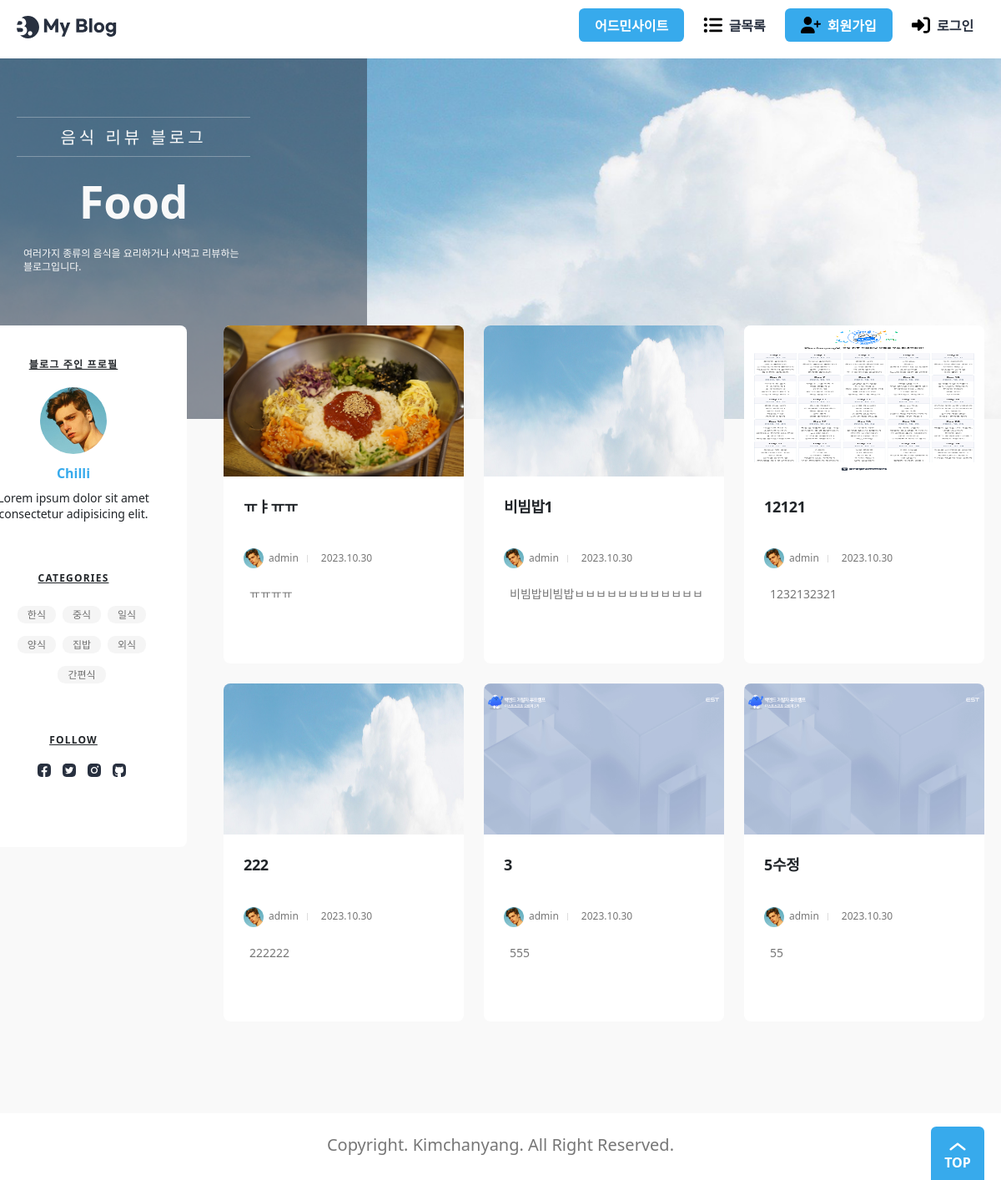
The page / on the database its author committed.
### blog/models.py (models this page shows, shortened)
class Post(models.Model):
    title = models.CharField(_("제목"), max_length=50)
    content = models.TextField(_("내용"))
    head_image = models.ImageField(
        _("메인 이미지"), upload_to="blog/images/%Y/%m/%d/", blank=True
    )
    file_upload = models.FileField(
        _("파일"), upload_to="blog/files/%Y/%m/%d/", blank=True
    )
    created_at = models.DateTimeField(_("작성일자"), auto_now_add=True)
    updated_at = models.DateTimeField(_("수정일자"), auto_now=True)
    author = models.ForeignKey(User, on_delete=models.CASCADE, verbose_name="작성자")
    tags = models.ManyToManyField("Tag", blank=True, verbose_name="태그")
    view_count = models.PositiveIntegerField(verbose_name="조회수", default=0)
    likes_count = models.PositiveIntegerField(verbose_name="좋아요", default=0)

### accounts/models.py (models this page shows)
class User(AbstractUser):
    nickname = models.CharField(_("닉네임"), max_length=50)
    profile_img = models.ImageField(
        _("프로필 사진"), upload_to=user_directory_path, blank=True
    )
    class Meta:
        db_table = "User"

### main/views.py (the view)
class PostPick6(ListView):
    model = Post
    ordering = "-pk"
    template_name = "main/index.html"
    def get_queryset(self):
        return Post.objects.all()[:6]

### templates/main/index.html (shortened to what this page needs)
{% extends "base.html" %}
{% block main %}
{% load static %}
<div class="banner">
    <div class="max-width">
        <div class="banner-contents">
            <p class="sub-text">음식 리뷰 블로그</p>
            <p class="main-text">Food</p>
            <p class="description">
                여러가지 종류의 음식을 요리하거나 사먹고 리뷰하는 블로그입니다.
            </p>
        </div>
    </div>
</div>
<main>
    <div class="max-width">
        <ul class="posts">
            {% for post in object_list %}
            <li>
                <a href="{% url 'post_detail' post.id %}" class="post">
                    <article>
                        {% if post.head_image %}
                        <img src="{{ post.head_image.url }}" alt="" style="width: 288px;height: 181px;">
                        {% else %}
                        <img src="{% static 'images/background.jpg' %}" alt="" style="width: 288px;height: 181px;">
                        {% endif %}
                        <div class="contents-wrap">
                            <h3>{{post.title}}</h3>
                            <dl class="author-wrap">
                                <dd class="author"><img src="{% static './images/profile.jpg' %}" alt="">{{post.author}}
                                </dd>
                                <dd class="created">{{post.created_at|date:'Y.m.d'}}</dd>
                            </dl>
                            <p class="post-description">
                                {{post.content}}
                            </p>
                        </div>
                    </article>
                </a>
            </li>
            {% endfor %}
        </ul>
        <aside class="about">
            <h2>블로그 주인 프로필</h2>
            <img src="{% static './assets/profile.jpg' %}" alt="" class="user-profile">
            <p class="user-name">Chilli</p>
            <p class="user-description">Lorem ipsum dolor sit amet consectetur adipisicing elit.</p>
            <h3>Categories</h3>
            <ul class="categories">
                <li><a href="#">한식</a></li>
                <li><a href="#">중식</a></li>
                <li><a href="#">일식</a></li>
                <li><a href="#">양식</a></li>
                <li><a href="#">집밥</a></li>
                <li><a href="#">외식</a></li>
                <li><a href="#">간편식</a></li>
            </ul>
            <h3>Follow</h3>
            <ul class="sns">
                <li>
                    <a href="#">
                        <img src="{% static './assets/Facebook.svg' %}" alt="Facebook">
                    </a>
                </li>
                <li>
                    <a href="#">
                        <img src="{% static './assets/Twitter.svg' %}" alt="Twitter">
                    </a>
                </li>
                <li>
                    <a href="#">
                        <img src="{% static './assets/Instagram.svg' %}" alt="Instagram">
                    </a>
                </li>
                <li>
                    <a href="#">
                        <img src="{% static './assets/GitHub.svg' %}" alt="GitHub">
                    </a>
                </li>
            </ul>
        </aside>
    </div>
</main>
{% endblock main %}

### static/css/global.css (style rules this page uses)
:root { --main-color: rgb(55, 170, 236); --main-rgb: 55, 171, 236; --outline-border: rgb(55, 160, 236); --red-color: rgb(243, 124, 75); --red-rgb: 243, 124, 75; --black-color: #28303f; --white-color: #fff; --gray-color: #767676; --border-color: #ddd; --gray-background-light: #f9f9f9; --gray-background: #f5f5f5; --gray-text: #6f6f6f; --border-radius: 0.4em; }
h1, a, div, p, section, article, input, textarea { box-sizing: border-box; }
a { text-decoration: none; color: inherit; }
html { font-size: 10px; }
body { font-size: 1.6rem; line-height: 1.4; }
a { border-radius: 0.8rem; overflow: hidden; }
img { vertical-align: bottom; }
body { background: var(--gray-background-light); }
.max-width { width: 1224px; max-width: calc(100% - 4rem); margin: 0 auto; }

### static/css/about.css (style rules this page uses)
.about { flex-basis: calc((100% - 2.4rem * 3) / 4); flex-shrink: 0; align-self: flex-start; padding: 4rem 2.4rem 7rem; box-sizing: border-box; border-radius: var(--border-radius); background: var(--white-color); text-align: center; font-size: 2rem; }
.about h2, .about h3 { margin-bottom: 2rem; font-size: 1.2rem; font-weight: bold; text-transform: uppercase; text-decoration: underline; letter-spacing: 0.1em; }
.about h3 { margin-top: 6rem; }
.about .user-profile { width: 8rem; height: 8rem; object-fit: cover; border-radius: 50%; }
.about .user-name { color: var(--main-color); font-weight: bold; font-size: 1.6rem; margin: 1.2rem 0 0.8rem; }
.about .user-description { font-size: 1.4rem; padding: 0 0.4rem; }
.categories { display: flex; flex-wrap: wrap; align-items: center; justify-content: center; gap: 0.8rem; }
.categories li a { background: var(--gray-background); color: var(--gray-text); font-size: 1.2rem; border-radius: calc(var(--border-radius) * 2); padding: 0.2rem 1.2rem; }
.sns { display: flex; gap: 0.6rem; justify-content: center; margin-top: -0.4rem; }
.sns a { display: block; padding: 0.4rem; line-height: 1; }
.sns img { width: 1.6rem; display: block; }

### static/css/banner.css (style rules this page uses)
.banner { position: relative; background: url(../assets/background.jpg) no-repeat 50% 50% / cover; height: 27em; margin-bottom: -7em; }
.banner-contents { width: 28rem; padding: 7rem 0 14.5rem; text-align: center; color: var(--gray-background-light); }
.banner-contents::before { content: ""; display: block; position: absolute; top: 0; left: 0; width: calc((100% - 1224px) / 2 + 44rem); height: 100%; background: rgba(40, 48, 63, 0.5); }
.banner-contents > * { position: relative; }
.banner-contents .sub-text { border: 1px solid rgba(249, 249, 249, 0.3); border-width: 1px 0; padding: 1rem 0 0.8rem; font-size: 2rem; letter-spacing: 0.2em; }
.banner .main-text { font-weight: bold; font-size: 5.4rem; margin: 1.6rem 0; }
.description { font-size: 1.2rem; text-align: left; word-break: break-all; padding: 0 0.8rem; }
@media (max-width: 1280px) { .banner-contents::before { width: 44rem; } }

### static/css/author.css (style rules this page uses)
.author-wrap { display: flex; gap: 1rem; color: #767676; font-size: 1.2rem; }
.author-wrap dd { display: flex; align-items: center; gap: 0.6rem; }
.author img { width: 2em; height: 2em; border-radius: 50%; }
.created::before { content: ""; display: block; width: 1px; height: 0.8em; margin-right: 1rem; background: var(--border-color); }

### static/css/post.css (style rules this page uses)
.post { display: block; overflow: hidden; border-radius: var(--border-radius); background: var(--white-color); font-size: 2rem; }
.post article > img { width: 100%; }
.contents-wrap { padding: 1.6rem 2.4rem 2.4rem; }
.contents-wrap h3, .contents-wrap .post-description { display: -webkit-box; -webkit-box-orient: vertical; overflow: hidden; text-overflow: ellipsis; word-break: break-all; }
.contents-wrap h3 { height: calc(1.8rem * 1.4 * 2); margin: 1rem 0; font-size: 1.8rem; font-weight: bold; -webkit-line-clamp: 2; letter-spacing: -0.02em; }
.contents-wrap .post-description { height: calc(1.4rem * 1.4 * 3); margin-top: 1.6rem; color: var(--gray-color); font-size: 1.4rem; -webkit-line-clamp: 3; text-indent: 0.5em; }

### static/css/posts.css (style rules this page uses)
.posts { display: grid; grid-template-columns: repeat(3, 1fr); gap: 2.4rem; }

### static/css/main.css (style rules this page uses)
main > .max-width { display: flex; flex-direction: row-reverse; gap: 2.4rem; position: relative; }

### rows shown on the page
Post: head_image (picture), title "ㅠㅑㅠㅠ", author "admin", created_at "2023.10.30", content "ㅠㅠㅠㅠ"
Post: title "비빔밥1", author "admin", created_at "2023.10.30", content "비빔밥비빔밥ㅂㅂㅂㅂㅂㅂㅂㅂㅂㅂㅂㅂ"
Post: head_image (picture), title "12121", author "admin", created_at "2023.10.30", content "1232132321"
Post: title "222", author "admin", created_at "2023.10.30", content "222222"
Post: head_image (picture), title "3", author "admin", created_at "2023.10.30", content "555"
Post: head_image (picture), title "5수정", author "admin", created_at "2023.10.30", content "55"
